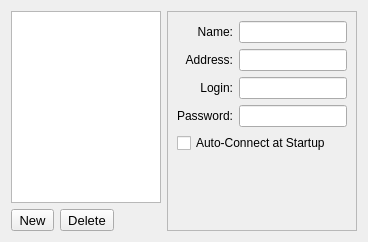
     <widget class="QWidget" name="tab_bookmarks" >
      <attribute name="title" >
       <string>Bookmarks</string>
      </attribute>
      <layout class="QHBoxLayout" >
       <item>
        <layout class="QVBoxLayout" >
         <item>
          <widget class="QListWidget" name="fBookmarksList" >
           <property name="maximumSize" >
            <size>
             <width>150</width>
             <height>16777215</height>
            </size>
           </property>
          </widget>
         </item>
         <item>
          <layout class="QHBoxLayout" >
           <item>
            <widget class="QToolButton" name="btnBMAdd" >
             <property name="font" >
              <font>
               <pointsize>10</pointsize>
              </font>
             </property>
             <property name="toolTip" >
              <string>&lt;html>&lt;head>&lt;meta name="qrichtext" content="1" />&lt;style type="text/css">
p, li { white-space: pre-wrap; }
&lt;/style>&lt;/head>&lt;body style=" font-family:'Sans Serif'; font-size:10pt; font-weight:400; font-style:normal;">
&lt;p style=" margin-top:0px; margin-bottom:0px; margin-left:0px; margin-right:0px; -qt-block-indent:0; text-indent:0px;">Create a new bookmark.&lt;/p>&lt;/body>&lt;/html></string>
             </property>
             <property name="text" >
              <string>New</string>
             </property>
            </widget>
           </item>
           <item>
            <widget class="QToolButton" name="btnBMRemove" >
             <property name="font" >
              <font>
               <pointsize>10</pointsize>
              </font>
             </property>
             <property name="toolTip" >
              <string>&lt;html>&lt;head>&lt;meta name="qrichtext" content="1" />&lt;style type="text/css">
p, li { white-space: pre-wrap; }
&lt;/style>&lt;/head>&lt;body style=" font-family:'Sans Serif'; font-size:10pt; font-weight:400; font-style:normal;">
&lt;p style=" margin-top:0px; margin-bottom:0px; margin-left:0px; margin-right:0px; -qt-block-indent:0; text-indent:0px;">Delete the selected bookmark.&lt;/p>&lt;/body>&lt;/html></string>
             </property>
             <property name="text" >
              <string>Delete</string>
             </property>
            </widget>
           </item>
           <item>
            <spacer>
             <property name="orientation" >
              <enum>Qt::Horizontal</enum>
             </property>
             <property name="sizeHint" >
              <size>
               <width>40</width>
               <height>20</height>
              </size>
             </property>
            </spacer>
           </item>
          </layout>
         </item>
        </layout>
       </item>
       <item>
        <widget class="QFrame" name="fBMGroup" >
         <property name="sizePolicy" >
          <sizepolicy vsizetype="Preferred" hsizetype="Expanding" >
           <horstretch>2</horstretch>
           <verstretch>0</verstretch>
          </sizepolicy>
         </property>
         <property name="frameShape" >
          <enum>QFrame::StyledPanel</enum>
         </property>
         <property name="frameShadow" >
          <enum>QFrame::Raised</enum>
         </property>
         <layout class="QHBoxLayout" >
          <item>
           <layout class="QGridLayout" >
            <item row="0" column="0" >
             <widget class="QLabel" name="label_8" >
              <property name="text" >
               <string>Name:</string>
              </property>
              <property name="alignment" >
               <set>Qt::AlignRight|Qt::AlignTrailing|Qt::AlignVCenter</set>
              </property>
             </widget>
            </item>
            <item row="0" column="1" >
             <widget class="QLineEdit" name="fBMName" />
            </item>
            <item row="1" column="0" >
             <widget class="QLabel" name="label_9" >
              <property name="text" >
               <string>Address:</string>
              </property>
              <property name="alignment" >
               <set>Qt::AlignRight|Qt::AlignTrailing|Qt::AlignVCenter</set>
              </property>
             </widget>
            </item>
            <item row="1" column="1" >
             <widget class="QLineEdit" name="fBMAddr" />
            </item>
            <item row="2" column="0" >
             <widget class="QLabel" name="label_10" >
              <property name="text" >
               <string>Login:</string>
              </property>
              <property name="alignment" >
               <set>Qt::AlignRight|Qt::AlignTrailing|Qt::AlignVCenter</set>
              </property>
             </widget>
            </item>
            <item row="2" column="1" >
             <widget class="QLineEdit" name="fBMLogin" />
            </item>
            <item row="3" column="0" >
             <widget class="QLabel" name="label_11" >
              <property name="text" >
               <string>Password:</string>
              </property>
              <property name="alignment" >
               <set>Qt::AlignRight|Qt::AlignTrailing|Qt::AlignVCenter</set>
              </property>
             </widget>
            </item>
            <item row="3" column="1" >
             <widget class="QLineEdit" name="fBMPassword" >
              <property name="echoMode" >
               <enum>QLineEdit::Password</enum>
              </property>
             </widget>
            </item>
            <item row="4" column="0" colspan="2" >
             <widget class="QCheckBox" name="fBMAutoConnect" >
              <property name="text" >
               <string>Auto-Connect at Startup</string>
              </property>
             </widget>
            </item>
            <item row="5" column="0" colspan="2" >
             <spacer>
              <property name="orientation" >
               <enum>Qt::Vertical</enum>
              </property>
              <property name="sizeHint" >
               <size>
                <width>20</width>
                <height>40</height>
               </size>
              </property>
             </spacer>
            </item>
           </layout>
          </item>
         </layout>
        </widget>
       </item>
      </layout>
     </widget>
